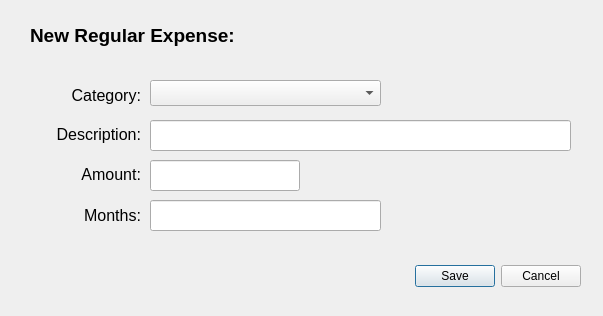
<?xml version="1.0" encoding="UTF-8"?>
<ui version="4.0">
 <class>Win_Add_Row_Reg_Expense</class>
 <widget class="QDialog" name="Win_Add_Row_Reg_Expense">
  <property name="geometry">
   <rect>
    <x>0</x>
    <y>0</y>
    <width>603</width>
    <height>316</height>
   </rect>
  </property>
  <property name="windowTitle">
   <string>Dialog</string>
  </property>
  <widget class="QDialogButtonBox" name="buttonBox">
   <property name="geometry">
    <rect>
     <x>240</x>
     <y>260</y>
     <width>341</width>
     <height>32</height>
    </rect>
   </property>
   <property name="orientation">
    <enum>Qt::Horizontal</enum>
   </property>
   <property name="standardButtons">
    <set>QDialogButtonBox::Cancel|QDialogButtonBox::Save</set>
   </property>
  </widget>
  <widget class="QLabel" name="label">
   <property name="geometry">
    <rect>
     <x>30</x>
     <y>20</y>
     <width>431</width>
     <height>31</height>
    </rect>
   </property>
   <property name="font">
    <font>
     <pointsize>14</pointsize>
     <bold>true</bold>
    </font>
   </property>
   <property name="text">
    <string>New Regular Expense:</string>
   </property>
  </widget>
  <widget class="QLabel" name="label_2">
   <property name="geometry">
    <rect>
     <x>30</x>
     <y>80</y>
     <width>111</width>
     <height>31</height>
    </rect>
   </property>
   <property name="font">
    <font>
     <pointsize>12</pointsize>
    </font>
   </property>
   <property name="text">
    <string>Category:</string>
   </property>
   <property name="alignment">
    <set>Qt::AlignRight|Qt::AlignTrailing|Qt::AlignVCenter</set>
   </property>
  </widget>
  <widget class="QLabel" name="label_3">
   <property name="geometry">
    <rect>
     <x>30</x>
     <y>119</y>
     <width>111</width>
     <height>31</height>
    </rect>
   </property>
   <property name="font">
    <font>
     <pointsize>12</pointsize>
    </font>
   </property>
   <property name="text">
    <string>Description:</string>
   </property>
   <property name="alignment">
    <set>Qt::AlignRight|Qt::AlignTrailing|Qt::AlignVCenter</set>
   </property>
  </widget>
  <widget class="QLineEdit" name="lineEdit_Description">
   <property name="geometry">
    <rect>
     <x>150</x>
     <y>120</y>
     <width>421</width>
     <height>31</height>
    </rect>
   </property>
   <property name="font">
    <font>
     <pointsize>12</pointsize>
    </font>
   </property>
  </widget>
  <widget class="QLabel" name="Amount">
   <property name="geometry">
    <rect>
     <x>30</x>
     <y>159</y>
     <width>111</width>
     <height>31</height>
    </rect>
   </property>
   <property name="font">
    <font>
     <pointsize>12</pointsize>
    </font>
   </property>
   <property name="text">
    <string>Amount:</string>
   </property>
   <property name="alignment">
    <set>Qt::AlignRight|Qt::AlignTrailing|Qt::AlignVCenter</set>
   </property>
  </widget>
  <widget class="QLineEdit" name="lineEdit_Amount">
   <property name="geometry">
    <rect>
     <x>150</x>
     <y>160</y>
     <width>150</width>
     <height>31</height>
    </rect>
   </property>
   <property name="font">
    <font>
     <pointsize>12</pointsize>
    </font>
   </property>
  </widget>
  <widget class="QLabel" name="label_4">
   <property name="geometry">
    <rect>
     <x>30</x>
     <y>200</y>
     <width>111</width>
     <height>31</height>
    </rect>
   </property>
   <property name="font">
    <font>
     <pointsize>12</pointsize>
    </font>
   </property>
   <property name="text">
    <string>Months:</string>
   </property>
   <property name="alignment">
    <set>Qt::AlignRight|Qt::AlignTrailing|Qt::AlignVCenter</set>
   </property>
  </widget>
  <widget class="QLineEdit" name="lineEdit_Months">
   <property name="geometry">
    <rect>
     <x>150</x>
     <y>200</y>
     <width>231</width>
     <height>31</height>
    </rect>
   </property>
   <property name="font">
    <font>
     <pointsize>12</pointsize>
    </font>
   </property>
  </widget>
  <widget class="QComboBox" name="comboBoxCategory">
   <property name="geometry">
    <rect>
     <x>150</x>
     <y>80</y>
     <width>231</width>
     <height>26</height>
    </rect>
   </property>
  </widget>
 </widget>
 <resources/>
 <connections>
  <connection>
   <sender>buttonBox</sender>
   <signal>accepted()</signal>
   <receiver>Win_Add_Row_Reg_Expense</receiver>
   <slot>accept()</slot>
   <hints>
    <hint type="sourcelabel">
     <x>248</x>
     <y>254</y>
    </hint>
    <hint type="destinationlabel">
     <x>157</x>
     <y>274</y>
    </hint>
   </hints>
  </connection>
  <connection>
   <sender>buttonBox</sender>
   <signal>rejected()</signal>
   <receiver>Win_Add_Row_Reg_Expense</receiver>
   <slot>reject()</slot>
   <hints>
    <hint type="sourcelabel">
     <x>316</x>
     <y>260</y>
    </hint>
    <hint type="destinationlabel">
     <x>286</x>
     <y>274</y>
    </hint>
   </hints>
  </connection>
 </connections>
</ui>
